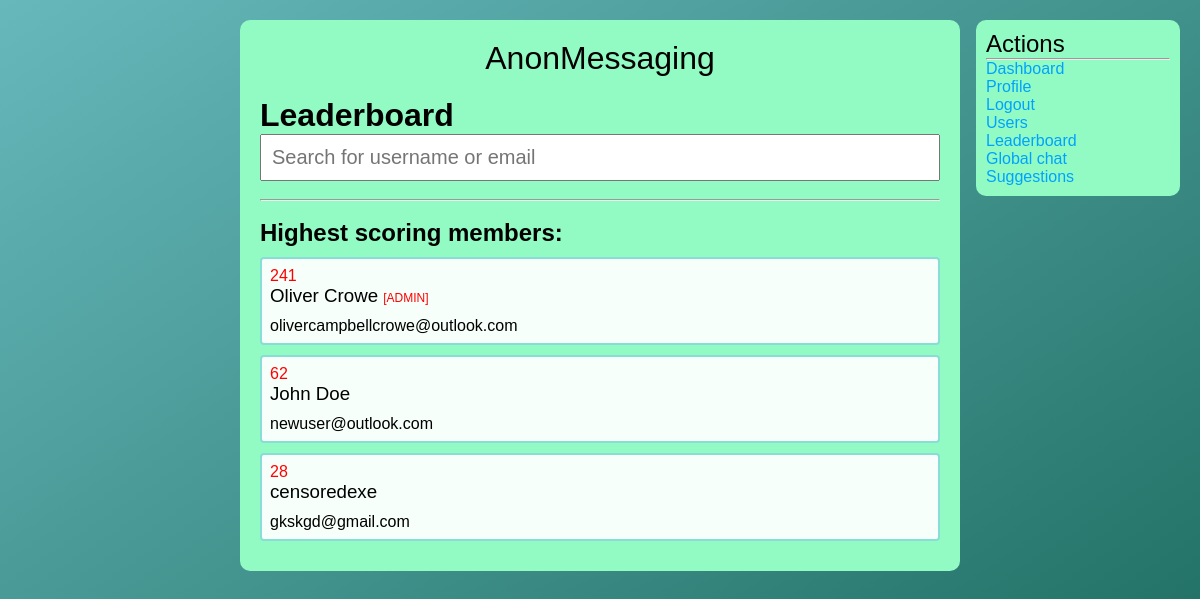
Before: /leaderboard/index.php (signed in) with the older database file.
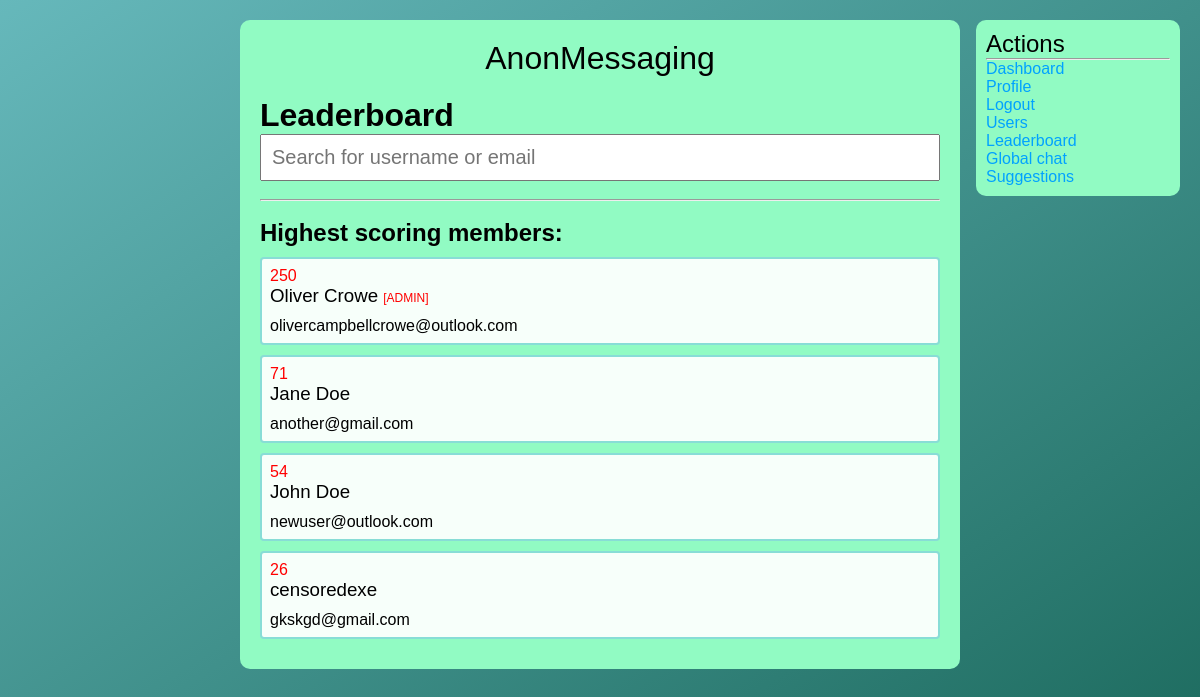
After: the same page with the newer database file.
### tables this page shows
CREATE TABLE `users` (
  `user_id` int(11) NOT NULL,
  `user_name` varchar(256) NOT NULL,
  `user_email` varchar(256) NOT NULL,
  `user_password` varchar(256) NOT NULL,
  `user_bio` longtext NOT NULL,
  `user_pfp` varchar(256) NOT NULL,
  `user_type` varchar(256) NOT NULL,
  `user_points` int(11) NOT NULL
);

### leaderboard/index.php (the view, shortened to what this page needs)
<?php
    include_once "../includes/functions.php";
?>
<!DOCTYPE html>
<html lang="en">
<head>
    <link href="../css/style.css" rel="stylesheet">
</head>
<body>
    <div class="main-column">
    <a style="color: #000;text-align:center;" href="../"><h1 style="font-weight:100;margin-bottom:20px;">AnonMessaging</h1></a>
    <h1>Leaderboard</h1>
        <form method="GET" action="search.php">
            <input class="search-bar" type="search" name="search" placeholder="Search for username or email" required>
        </form>
        <br><hr><br>
        <h2>Highest scoring members:</h2>
        <?php
            $sql = "SELECT * FROM `users` ORDER BY `user_points` DESC LIMIT 100";
            $result = mysqli_query($conn, $sql);
            while($row = mysqli_fetch_assoc($result)){
                if($row['user_type'] == "admin"){
                    $admin = True;
                }else {
                    $admin = False;
                }
                ?>
                <a style="color: #000;" href="../profile/index.php?id=<?php echo $row['user_id']; ?>">
                <div class="user_div">
                <p style="color:red;"><?php echo $row['user_points']; ?></p>
                    <h3><?php echo $row['user_name']; if($admin==True){echo " <span style='color:red;font-size:12px;'>[ADMIN]</span>";} ?></h3>
                    <p style="margin-top:10px;"><?php echo $row['user_email']; ?></p>
                </div>
                <?php
            }
        ?>
        <div class="right-column">
            <h2 style="font-weight:300;">Actions</h2>
            <hr>
            <ul>
            <li><a href="../">Dashboard</a></li>
                <li><a href="../profile/index.php?id=<?php echo $_SESSION['user_id']; ?>">Profile</a></li>
                <li><a href="../logout">Logout</a></li>
                <li><a href="../users/index.php">Users</a></li>
                <li><a href="../leaderboard/">Leaderboard</a></li>
                <li><a href="../global/">Global chat</a></li>
                <li><a href="../suggestions/">Suggestions</a></li>
            </ul>
        </div>
    </div>
</body>
</html>

Changed rows visible on the page:
changed users "Oliver Crowe": user_points "241" → "250"
added users: user_points "71", user_name "Jane Doe", user_email "another@gmail.com"
changed users "John Doe": user_points "62" → "54"
changed users "censoredexe": user_points "28" → "26"
